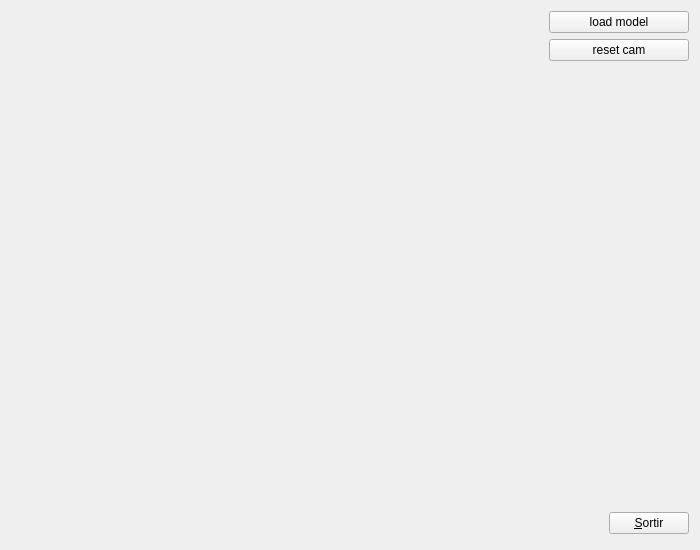
<?xml version="1.0" encoding="UTF-8"?>
<ui version="4.0">
 <class>Principal</class>
 <widget class="QWidget" name="Principal">
  <property name="geometry">
   <rect>
    <x>0</x>
    <y>0</y>
    <width>700</width>
    <height>550</height>
   </rect>
  </property>
  <property name="sizePolicy">
   <sizepolicy hsizetype="MinimumExpanding" vsizetype="Expanding">
    <horstretch>0</horstretch>
    <verstretch>0</verstretch>
   </sizepolicy>
  </property>
  <property name="minimumSize">
   <size>
    <width>700</width>
    <height>550</height>
   </size>
  </property>
  <property name="sizeIncrement">
   <size>
    <width>1</width>
    <height>1</height>
   </size>
  </property>
  <property name="windowTitle">
   <string>Form1</string>
  </property>
  <layout class="QHBoxLayout">
   <item>
    <widget class="GLWidget" name="gLWidget1" native="true">
     <property name="sizePolicy">
      <sizepolicy hsizetype="MinimumExpanding" vsizetype="Expanding">
       <horstretch>1</horstretch>
       <verstretch>1</verstretch>
      </sizepolicy>
     </property>
     <property name="minimumSize">
      <size>
       <width>500</width>
       <height>550</height>
      </size>
     </property>
     <property name="focusPolicy">
      <enum>Qt::StrongFocus</enum>
     </property>
    </widget>
   </item>
   <item>
    <layout class="QVBoxLayout">
     <item>
      <widget class="QPushButton" name="pushButton2">
       <property name="sizePolicy">
        <sizepolicy hsizetype="MinimumExpanding" vsizetype="Fixed">
         <horstretch>0</horstretch>
         <verstretch>0</verstretch>
        </sizepolicy>
       </property>
       <property name="minimumSize">
        <size>
         <width>0</width>
         <height>0</height>
        </size>
       </property>
       <property name="text">
        <string>load model</string>
       </property>
      </widget>
     </item>
     <item>
      <widget class="QPushButton" name="pushButton2_2">
       <property name="sizePolicy">
        <sizepolicy hsizetype="MinimumExpanding" vsizetype="Fixed">
         <horstretch>0</horstretch>
         <verstretch>0</verstretch>
        </sizepolicy>
       </property>
       <property name="text">
        <string>reset cam</string>
       </property>
      </widget>
     </item>
     <item>
      <spacer name="spacer1">
       <property name="orientation">
        <enum>Qt::Vertical</enum>
       </property>
       <property name="sizeType">
        <enum>QSizePolicy::Expanding</enum>
       </property>
       <property name="sizeHint" stdset="0">
        <size>
         <width>20</width>
         <height>340</height>
        </size>
       </property>
      </spacer>
     </item>
     <item>
      <layout class="QHBoxLayout">
       <item>
        <spacer name="spacer3">
         <property name="orientation">
          <enum>Qt::Horizontal</enum>
         </property>
         <property name="sizeType">
          <enum>QSizePolicy::Fixed</enum>
         </property>
         <property name="sizeHint" stdset="0">
          <size>
           <width>60</width>
           <height>31</height>
          </size>
         </property>
        </spacer>
       </item>
       <item>
        <widget class="QPushButton" name="pushButton1">
         <property name="sizePolicy">
          <sizepolicy hsizetype="Fixed" vsizetype="Fixed">
           <horstretch>0</horstretch>
           <verstretch>0</verstretch>
          </sizepolicy>
         </property>
         <property name="minimumSize">
          <size>
           <width>75</width>
           <height>0</height>
          </size>
         </property>
         <property name="text">
          <string>&amp;Sortir</string>
         </property>
         <property name="shortcut">
          <string>Alt+S</string>
         </property>
        </widget>
       </item>
      </layout>
     </item>
    </layout>
   </item>
  </layout>
 </widget>
 <layoutdefault spacing="6" margin="11"/>
 <customwidgets>
  <customwidget>
   <class>GLWidget</class>
   <extends>QWidget</extends>
   <header>glwidget.h</header>
   <slots>
    <slot>loadmodel()</slot>
   </slots>
  </customwidget>
 </customwidgets>
 <includes>
  <include location="local">glwidget.h</include>
 </includes>
 <resources/>
 <connections>
  <connection>
   <sender>pushButton1</sender>
   <signal>clicked()</signal>
   <receiver>Principal</receiver>
   <slot>close()</slot>
   <hints>
    <hint type="sourcelabel">
     <x>741</x>
     <y>544</y>
    </hint>
    <hint type="destinationlabel">
     <x>20</x>
     <y>20</y>
    </hint>
   </hints>
  </connection>
  <connection>
   <sender>pushButton2_2</sender>
   <signal>clicked()</signal>
   <receiver>gLWidget1</receiver>
   <slot>resetCam()</slot>
   <hints>
    <hint type="sourcelabel">
     <x>629</x>
     <y>66</y>
    </hint>
    <hint type="destinationlabel">
     <x>20</x>
     <y>20</y>
    </hint>
   </hints>
  </connection>
  <connection>
   <sender>pushButton2</sender>
   <signal>clicked()</signal>
   <receiver>gLWidget1</receiver>
   <slot>loadmodel()</slot>
   <hints>
    <hint type="sourcelabel">
     <x>624</x>
     <y>16</y>
    </hint>
    <hint type="destinationlabel">
     <x>276</x>
     <y>278</y>
    </hint>
   </hints>
  </connection>
 </connections>
</ui>
